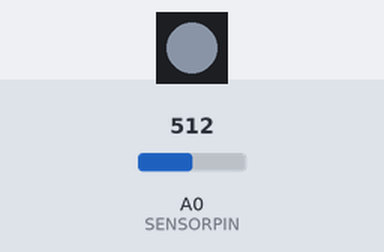
Recording of a sketch running on a simulated Arduino Uno, built with avr-gcc and run on an emulated ATmega328P. Parts: 1 RGB LEDs in strip order, left to right. Inputs (shaded band) come from the test bench; at power-on: A0 (SENSORPIN) = 512. Dim RGB values are drawn brighter than linear.

Above: at 1.26 s.
1.3 s: A0 (SENSORPIN) set to 287
4.3 s: A0 (SENSORPIN) set to 268
7.3 s: A0 (SENSORPIN) set to 306
Timing chart, 0 to 16.3 s (numbered marks = the images above; inputs shaded):
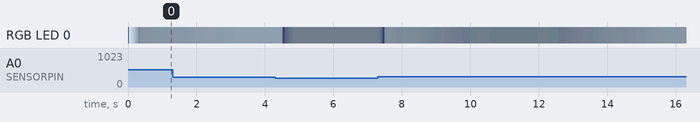

The sketch:

.2_MB1003_SingleSensor_FeatherM0_FastLED_rev9_Documented.ino.ino
```cpp
// (licence header left out)
#include <FastLED.h>

// Ultrasonic conf
#define SENSORPIN A0                  // Analog Pin for reading Ultrasonic Sensor
#define DELAYVAL 50                   // Delay for Stability
#define RANGE 140                     //distance in cm

// LED strip conf
#define DATA_PIN           9                         // Any PWM Output Pin on the Feather M0
#define LED_TYPE           WS2812B                   // If you use Neopixels
#define COLOR_ORDER        GRB                       // GRB for WS2182B
#define NUM_LEDS           1                         // number of LEDs
#define FRAMES_PER_SECOND  120                       // redefine if needed
#define BRIGHTNESS         5                        // set initial brightness: 2% (0 - 255)
#define TEMPERATURE_1 CoolWhiteFluorescent          //Set color correction

CRGB leds[NUM_LEDS];


// Ultrasonic vars //
int rxPin = 5;          // initial pullup pin to send Ultrasonic Ping
int DISTANCE;           // Mapped Parameter used to drive brightness


// SAMPLE BUFFER Vars //

//settings for smoothing
const int NUMSAMPLE = 10;           //Samples taken. More = Smoother but also slower.
const int DELAY = 4;                 //Delay to keep it stable

//sample variables for smoothing (leave these alone)
int SAMP[NUMSAMPLE] = {0};          //value of sample
int INDEX = 0;                       //number of sample from 1-[NUMSAMPLE]
int TOTAL = 0;                      //running total of sample values
int AVG = 0;                        //average of sample values over [NUMSAMPLE]


void setup() {

  Serial.begin(115200);             // Specify Baud Rate
  pinMode(rxPin, OUTPUT);           // Define trigger pin as Output


  // LED STRIP SETUP //

  FastLED.addLeds<LED_TYPE, DATA_PIN, COLOR_ORDER>(leds, NUM_LEDS).setCorrection(TypicalLEDStrip);

  leds[0] = CRGB::White;                              //Set initial color to White
  FastLED.setTemperature( TEMPERATURE_1 );            //Set color temp to specified temp in header
  FastLED.setBrightness(BRIGHTNESS);                  //Set initial Brightness
  FastLED.show();                                      //Write settings to LEDs
  delay(20);                                           //Delay for Stability

}


void loop() {


  digitalWrite(rxPin, HIGH);             //Pull up trigger pin to HIGH, starting Ultrasonic ping
  delay(DELAY);                          //Hold trigger for a slight delay
  digitalWrite(rxPin, LOW);              //Pull down trigger pin to LOW, ready for next ping
  TOTAL -= SAMP[INDEX];
  SAMP[INDEX] = analogRead(SENSORPIN);   //Write analog readings to sample index
  TOTAL += SAMP[INDEX++];                //Add indexed readings to running total, increment index
  if (INDEX >= NUMSAMPLE) {              //checks if limit of samples is reached
    INDEX = 0;                           //resets INDEX to 0, restarting the process
  }
  delay(DELAY);
  AVG = ((TOTAL * 0.5) / NUMSAMPLE);        //Calculates the average
  DISTANCE = map(AVG, 0, RANGE, 255, 0);     //Maps average to 0-255 value for LED control
  //Serial.println(DISTANCE);                //Uncomment if you want to stream values to Serial
  delay(DELAY);

// Subtle Glow if sensor values are lower than range threshold
  if (AVG >= RANGE) {

    uint16_t fade = beatsin16(4, 10, 50);       //sin wave function with arguments (BPM, Low Value, High Value)
    leds[0] = CRGB::White;                      //Sets color to White
    FastLED.setBrightness(fade);                //Assigns sin function to brightness
    FastLED.show();                             //Write to LEDs

// Otherwise map sensor values to LED brightness
  } else {

    leds[0] = CRGB::White;                      //Sets color to White
    FastLED.setBrightness(DISTANCE);            //Map average distance readings to brightness
    FastLED.show();                             //Write to LEDs

  }

  FastLED.show();
  delay(DELAYVAL); // Pause before next pass through loop

}
```
